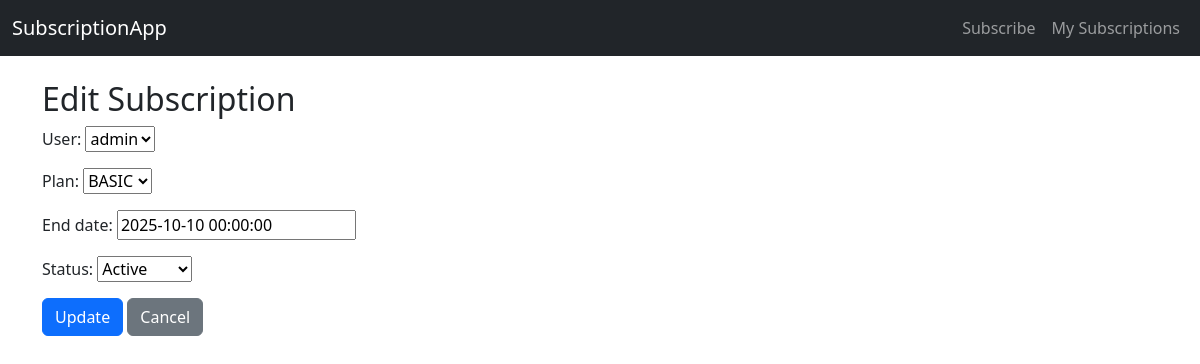
Page /edit/2/ (signed in) on the committed database.
### core/models.py (models this page shows, shortened)
class Subscription(models.Model):
    STATUS_CHOICES = (
        ('active', 'Active'),
        ('cancelled', 'Cancelled'),
        ('expired', 'Expired'),
    )
    user = models.ForeignKey(User, on_delete=models.CASCADE)
    plan = models.ForeignKey(Plan, on_delete=models.CASCADE)
    start_date = models.DateTimeField(auto_now_add=True)
    end_date = models.DateTimeField(null=True, blank=True)
    status = models.CharField(max_length=20, choices=STATUS_CHOICES, default='active')

### core/views.py (the view)
# urls.py: path('edit/<int:pk>/', edit_subscription, name='edit_subscription'),
@login_required
def edit_subscription(request, pk):
    subscription = get_object_or_404(Subscription, pk=pk)
    if request.method == 'POST':
        form = SubscriptionForm(request.POST, instance=subscription)
        if form.is_valid():
            form.save()
            return redirect('home')
    else:
        form = SubscriptionForm(instance=subscription)
    return render(request, 'edit_subscription.html', {'form': form})

### core/forms.py
class SubscriptionForm(forms.ModelForm):
    class Meta:
        model = Subscription
        fields = ['user', 'plan', 'end_date', 'status']

### core/models.py (called while the page is built)
    def __str__(self):
        return self.name

### core/templates/edit_subscription.html (shortened to what this page needs)
{% extends "base.html" %}
{% block content %}
<h2>{% if form.instance.pk %}Edit{% else %}Create{% endif %} Subscription</h2>
<form method="post" novalidate>
  {{ form.as_p }}
  <button type="submit" class="btn btn-primary">
    {% if form.instance.pk %}Update{% else %}Subscribe{% endif %}
  </button>
  <a href="{% url 'home' %}" class="btn btn-secondary">Cancel</a>
</form>
{% endblock %}

### rows in the picture
Subscription: user "admin", plan "BASIC", end_date "2025-10-10 00:00:00", status "Active"
